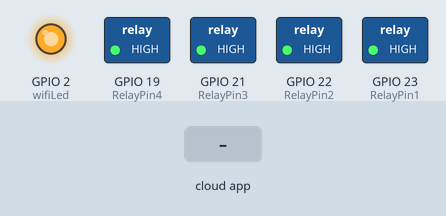
Bench run of a sketch on a simulated ESP32. Shown: switched loads named in the sketch (green lamp = pin HIGH), output pins drawn as LEDs (lit = HIGH). Inputs (shaded band) come from the test bench. WiFi joins after 1.5 s; servers stay silent unless stated; what the sketch prints to the serial monitor is not drawn.

Above: at 2.7 s.
2.8 s: the phone or cloud app sets Lamp1 to 255
At 3.5 s:
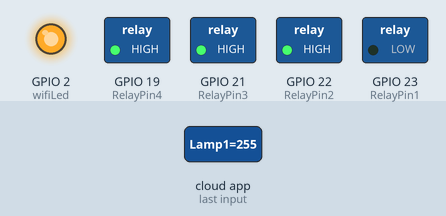
4.3 s: the phone or cloud app sets Fan to 255
At 4.6 s:
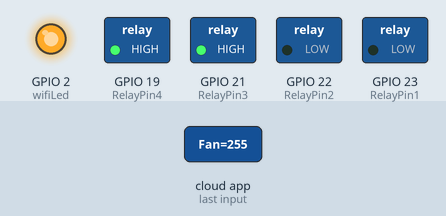
5.8 s: the phone or cloud app sets Lamp1 to 0
At 7.0 s:
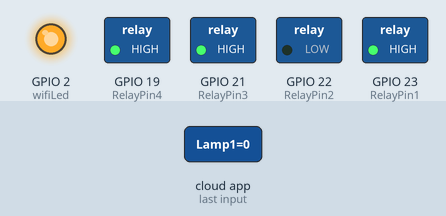
7.3 s: the phone or cloud app sets Lamp3 to 255
At 8.1 s:
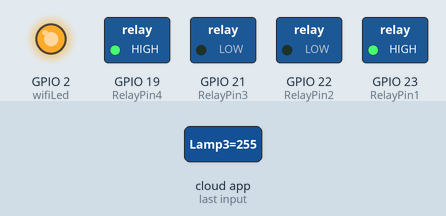
8.8 s: the phone or cloud app sets Lamp4 to 255
At 9.2 s:
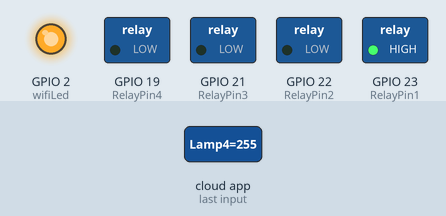
10.3 s: the phone or cloud app sets Fan to 0
At 11.6 s:
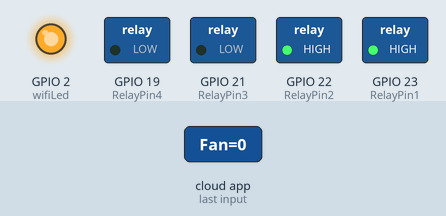
Timing chart, 0 to 12.8 s (numbered marks = the images above; inputs shaded):
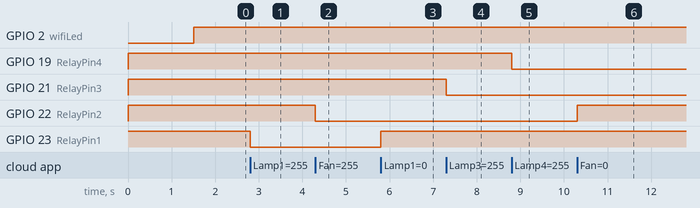

The sketch:

controllightsonoff.ino
```cpp
#include <WiFi.h>
#include <Espalexa.h>
#include <AceButton.h>
using namespace ace_button;

Espalexa espalexa;

// define the GPIO connected with Relays and switches
#define RelayPin1 23  //D23
#define RelayPin2 22  //D22
#define RelayPin3 21  //D21
#define RelayPin4 19  //D19
#define wifiLed    2   //D2

// WiFi Credentials
const char* ssid = "A.T.O.M_LABS";
const char* password = "Atom281121";

// device names
String Device_1_Name = "Lamp1";
String Device_2_Name = "Fan";
String Device_3_Name = "Lamp3";
String Device_4_Name = "Lamp4";

// prototypes
boolean connectWifi();

//callback functions
void firstLightChanged(uint8_t brightness);
void secondLightChanged(uint8_t brightness);
void thirdLightChanged(uint8_t brightness);
void fourthLightChanged(uint8_t brightness);

boolean wifiConnected = false;

//our callback functions
void firstLightChanged(uint8_t brightness)
{
  //Control the device
  if (brightness == 255)
    {
      digitalWrite(RelayPin1, LOW);
      Serial.println("Device1 ON");
    }
  else
  {
    digitalWrite(RelayPin1, HIGH);
    Serial.println("Device1 OFF");
  }
}

void secondLightChanged(uint8_t brightness)
{
  //Control the device
  if (brightness == 255)
    {
      digitalWrite(RelayPin2, LOW);
      Serial.println("Device2 ON");
    }
  else
  {
    digitalWrite(RelayPin2, HIGH);
    Serial.println("Device2 OFF");
  }
}

void thirdLightChanged(uint8_t brightness)
{
  //Control the device
  if (brightness == 255)
    {
      digitalWrite(RelayPin3, LOW);
      Serial.println("Device3 ON");
    }
  else
  {
    digitalWrite(RelayPin3, HIGH);
    Serial.println("Device3 OFF");
  }
}

void fourthLightChanged(uint8_t brightness)
{
  //Control the device
  if (brightness == 255)
    {
      digitalWrite(RelayPin4, LOW);
      Serial.println("Device4 ON");
    }
  else
  {
    digitalWrite(RelayPin4, HIGH);
    Serial.println("Device4 OFF");
  }
}


// connect to wifi  returns true if successful or false if not
boolean connectWifi()
{
  boolean state = true;
  int i = 0;

  WiFi.mode(WIFI_STA);
  WiFi.begin(ssid, password);
  Serial.println("");
  Serial.println("Connecting to WiFi");

  // Wait for connection
  Serial.print("Connecting...");
  while (WiFi.status() != WL_CONNECTED) {
    delay(500);
    Serial.print(".");
    if (i > 20) {
      state = false; break;
    }
    i++;
  }
  Serial.println("");
  if (state) {
    Serial.print("Connected to ");
    Serial.println(ssid);
    Serial.print("IP address: ");
    Serial.println(WiFi.localIP());
  }
  else {
    Serial.println("Connection failed.");
  }
  return state;
}

void addDevices(){
  // Define your devices here.
  espalexa.addDevice(Device_1_Name, firstLightChanged); //simplest definition, default state off
  espalexa.addDevice(Device_2_Name, secondLightChanged);
  espalexa.addDevice(Device_3_Name, thirdLightChanged);
  espalexa.addDevice(Device_4_Name, fourthLightChanged);

  espalexa.begin();
}

void setup()
{
  Serial.begin(115200);

  pinMode(RelayPin1, OUTPUT);
  pinMode(RelayPin2, OUTPUT);
  pinMode(RelayPin3, OUTPUT);
  pinMode(RelayPin4, OUTPUT);

  pinMode(wifiLed, OUTPUT);

  //During Starting all Relays should TURN OFF
  digitalWrite(RelayPin1, HIGH);
  digitalWrite(RelayPin2, HIGH);
  digitalWrite(RelayPin3, HIGH);
  digitalWrite(RelayPin4, HIGH);


  // Initialise wifi connection
  wifiConnected = connectWifi();

  if (wifiConnected)
  {
    addDevices();
  }
  else
  {
    Serial.println("Cannot connect to WiFi. So in Manual Mode");
    delay(1000);
  }
}

void loop()
{
   if (WiFi.status() != WL_CONNECTED)
  {
    //Serial.print("WiFi Not Connected ");
    digitalWrite(wifiLed, LOW); //Turn off WiFi LED
  }
  else
  {
    //Serial.print("WiFi Connected  ");
    digitalWrite(wifiLed, HIGH);
    //Manual Switch Control
    //WiFi Control
    if (wifiConnected){
      espalexa.loop();
      delay(1);
    }
    else {
      wifiConnected = connectWifi(); // Initialise wifi connection
      if(wifiConnected){
      addDevices();
      }
    }
  }
}
```

Measured:
- after the input at 2.8 s, GPIO 23 (RelayPin1): HIGH → LOW at once
- after the input at 4.3 s, GPIO 22 (RelayPin2): HIGH → LOW at once
- after the input at 5.8 s, GPIO 23 (RelayPin1): LOW → HIGH at once
- after the input at 7.3 s, GPIO 21 (RelayPin3): HIGH → LOW at once
- after the input at 8.8 s, GPIO 19 (RelayPin4): HIGH → LOW at once
- after the input at 10.3 s, GPIO 22 (RelayPin2): LOW → HIGH at once
